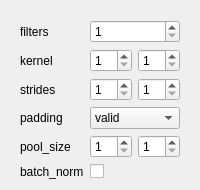
            <widget class="QWidget" name="tab_6">
             <attribute name="title">
              <string>2</string>
             </attribute>
             <layout class="QVBoxLayout" name="verticalLayout_14">
              <item>
               <widget class="QWidget" name="widget_9" native="true">
                <layout class="QVBoxLayout" name="verticalLayout_15">
                 <property name="leftMargin">
                  <number>0</number>
                 </property>
                 <property name="topMargin">
                  <number>0</number>
                 </property>
                 <property name="rightMargin">
                  <number>0</number>
                 </property>
                 <property name="bottomMargin">
                  <number>0</number>
                 </property>
                 <item>
                  <widget class="QWidget" name="widget_30" native="true">
                   <layout class="QFormLayout" name="formLayout_9">
                    <property name="labelAlignment">
                     <set>Qt::AlignLeading|Qt::AlignLeft|Qt::AlignVCenter</set>
                    </property>
                    <property name="formAlignment">
                     <set>Qt::AlignLeading|Qt::AlignLeft|Qt::AlignTop</set>
                    </property>
                    <property name="bottomMargin">
                     <number>0</number>
                    </property>
                    <item row="0" column="0">
                     <widget class="QLabel" name="label_43">
                      <property name="text">
                       <string>filters</string>
                      </property>
                     </widget>
                    </item>
                    <item row="0" column="1">
                     <widget class="QSpinBox" name="filters_2">
                      <property name="minimum">
                       <number>1</number>
                      </property>
                     </widget>
                    </item>
                    <item row="1" column="1">
                     <widget class="QWidget" name="widget_31" native="true">
                      <layout class="QHBoxLayout" name="horizontalLayout_23">
                       <property name="leftMargin">
                        <number>0</number>
                       </property>
                       <property name="topMargin">
                        <number>0</number>
                       </property>
                       <property name="rightMargin">
                        <number>0</number>
                       </property>
                       <property name="bottomMargin">
                        <number>0</number>
                       </property>
                       <item>
                        <widget class="QSpinBox" name="kernel_x_2">
                         <property name="toolTip">
                          <string>&lt;html&gt;&lt;head/&gt;&lt;body&gt;&lt;p&gt;x&lt;/p&gt;&lt;/body&gt;&lt;/html&gt;</string>
                         </property>
                         <property name="minimum">
                          <number>1</number>
                         </property>
                        </widget>
                       </item>
                       <item>
                        <widget class="QSpinBox" name="kernel_y_2">
                         <property name="toolTip">
                          <string>&lt;html&gt;&lt;head/&gt;&lt;body&gt;&lt;p&gt;y&lt;/p&gt;&lt;/body&gt;&lt;/html&gt;</string>
                         </property>
                         <property name="minimum">
                          <number>1</number>
                         </property>
                        </widget>
                       </item>
                      </layout>
                     </widget>
                    </item>
                    <item row="1" column="0">
                     <widget class="QLabel" name="label_44">
                      <property name="text">
                       <string>kernel</string>
                      </property>
                     </widget>
                    </item>
                    <item row="2" column="0">
                     <widget class="QLabel" name="label_45">
                      <property name="text">
                       <string>strides</string>
                      </property>
                     </widget>
                    </item>
                    <item row="2" column="1">
                     <widget class="QWidget" name="widget_32" native="true">
                      <layout class="QHBoxLayout" name="horizontalLayout_24">
                       <property name="leftMargin">
                        <number>0</number>
                       </property>
                       <property name="topMargin">
                        <number>0</number>
                       </property>
                       <property name="rightMargin">
                        <number>0</number>
                       </property>
                       <property name="bottomMargin">
                        <number>0</number>
                       </property>
                       <item>
                        <widget class="QSpinBox" name="stride_x_2">
                         <property name="toolTip">
                          <string>&lt;html&gt;&lt;head/&gt;&lt;body&gt;&lt;p&gt;x&lt;/p&gt;&lt;/body&gt;&lt;/html&gt;</string>
                         </property>
                         <property name="minimum">
                          <number>1</number>
                         </property>
                        </widget>
                       </item>
                       <item>
                        <widget class="QSpinBox" name="stride_y_2">
                         <property name="toolTip">
                          <string>&lt;html&gt;&lt;head/&gt;&lt;body&gt;&lt;p&gt;y&lt;/p&gt;&lt;/body&gt;&lt;/html&gt;</string>
                         </property>
                         <property name="minimum">
                          <number>1</number>
                         </property>
                        </widget>
                       </item>
                      </layout>
                     </widget>
                    </item>
                    <item row="3" column="0">
                     <widget class="QLabel" name="label_46">
                      <property name="text">
                       <string>padding</string>
                      </property>
                     </widget>
                    </item>
                    <item row="3" column="1">
                     <widget class="QComboBox" name="padding_2">
                      <item>
                       <property name="text">
                        <string>valid</string>
                       </property>
                      </item>
                      <item>
                       <property name="text">
                        <string>same</string>
                       </property>
                      </item>
                     </widget>
                    </item>
                    <item row="4" column="0">
                     <widget class="QLabel" name="label_47">
                      <property name="text">
                       <string>pool_size</string>
                      </property>
                     </widget>
                    </item>
                    <item row="4" column="1">
                     <widget class="QWidget" name="widget_33" native="true">
                      <layout class="QHBoxLayout" name="horizontalLayout_25">
                       <property name="leftMargin">
                        <number>0</number>
                       </property>
                       <property name="topMargin">
                        <number>0</number>
                       </property>
                       <property name="rightMargin">
                        <number>0</number>
                       </property>
                       <property name="bottomMargin">
                        <number>0</number>
                       </property>
                       <item>
                        <widget class="QSpinBox" name="pool_x_2">
                         <property name="toolTip">
                          <string>&lt;html&gt;&lt;head/&gt;&lt;body&gt;&lt;p&gt;x&lt;/p&gt;&lt;/body&gt;&lt;/html&gt;</string>
                         </property>
                         <property name="minimum">
                          <number>1</number>
                         </property>
                        </widget>
                       </item>
                       <item>
                        <widget class="QSpinBox" name="pool_y_2">
                         <property name="toolTip">
                          <string>&lt;html&gt;&lt;head/&gt;&lt;body&gt;&lt;p&gt;y&lt;/p&gt;&lt;/body&gt;&lt;/html&gt;</string>
                         </property>
                         <property name="minimum">
                          <number>1</number>
                         </property>
                        </widget>
                       </item>
                      </layout>
                     </widget>
                    </item>
                    <item row="5" column="0">
                     <widget class="QLabel" name="label_6">
                      <property name="text">
                       <string>batch_norm</string>
                      </property>
                     </widget>
                    </item>
                    <item row="5" column="1">
                     <widget class="QCheckBox" name="batch_norm_2">
                      <property name="text">
                       <string/>
                      </property>
                     </widget>
                    </item>
                   </layout>
                  </widget>
                 </item>
                </layout>
               </widget>
              </item>
             </layout>
            </widget>
